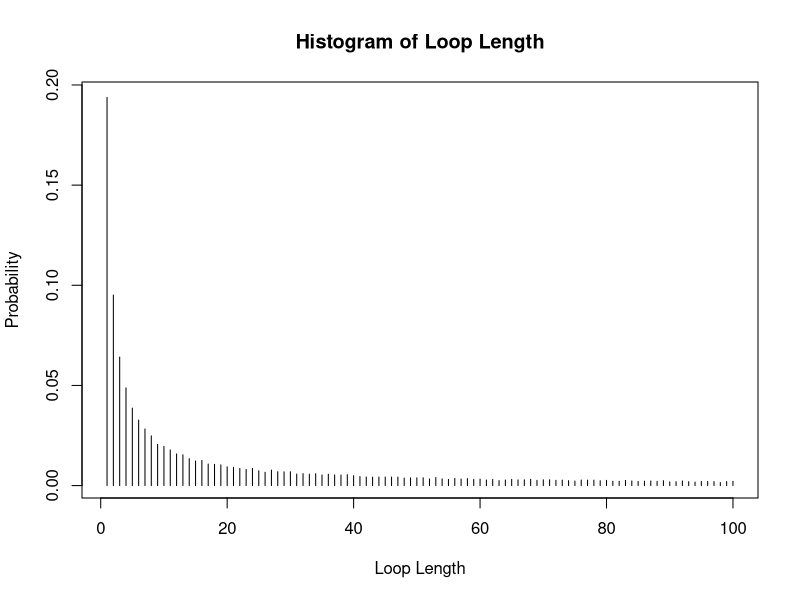

Write the R code that produced this figure.
# Contributors:
# Qunoot Khaleeq_s2314595, Morgan Gallagher_s2463128, Banan Alharthi_s2451066

# repo: https://github.com/qunoot-k/Practical2.git

# Contribution:
# Qunoot - Implement strategy 1, 2, Pone for strategy 1, 2, Pall for strategy 1
# Morgan - Implement strategy 3, Pone for strategy 3, Pall for strategy 2 and 3, 
      #example code for each strategy n=5 and n=50, wrote remarks on results 
# Banan - created dloop function and ran the example and plot

strategy_one <- function(n, k, card){

	# Calculate the probability (0 or 1) a prisoner finds their number 
	# in 2n boxes given n tries, starting with box number k, the prisoner's number

	# Input: 
	# n - number of tries/max boxes prisoner can open
	# k - prisoner's number
	# card - vector of unique random generated numbers of length 2n  

	# Output:
	# success - 1 if the prisoner finds the number, 0 otherwise
	
  box <- c(k)
  success = 0
  for (i in 1:n) {
    if (card[box] == k) {success = 1; break} 
		box <- card[box]}
  return(success)
  }

strategy_two <- function(n, k, card){

        # Calculate the probability (0 or 1) a prisoner finds their number
        # in 2n boxes given n tries, starting with a random box number.
	      # If a card contains a number of a box previously opened, it is failure 

        # Input:
        # n - number of tries/max boxes prisoner can open
        # k - prisoner's number
        # card - vector of unique random generated numbers of length 2n

        # Output:
        # success - 1 if the prisoner finds the number, 0 otherwise

  box <- sample(1:(2*n),1)
  success = 0
  for (i in 1:n) {
    current_number <- card[box[i]]
    if (current_number == k) {success = 1; break}
    else if (current_number %in% box) {break}
    box[i+1] <- current_number}
  return(success)
  }

strategy_three <- function(n, k, card){
  
  # Calculate the probability (0 or 1) a prisoner finds their number
  # Open n random boxes out of 2n
  # If none of the n random boxes contains the prisoner number, it is a failure
        
  #Input:
  # n - number of tries, or number of random boxes opened
  # k - prisoner's number
  # card - vector of unique random generated numbers of length 2n
  
  # Output:
  # success - 1 if the prisoner finds the number, 0 otherwise

  rand_boxes <- sample(1:(2*n),n)
  success = 0
  for (i in rand_boxes) {
    if (card[i] == k) {success = 1; break}}
  return(success)
  }


Pone <- function(n, k, strategy, nreps) {

	# Estimates the probability of a single prisoner 
	# succeeding in finding their number

	# Input:
	# n - number of tries/max boxes prisoner can open
	# k - prisoner's number
	# strategy - 1, 2, or 3 to be implemented
	# nreps - number of replicate simulations
  
	# Output:
	# probability of a prisoner succeeding
	
  cat("The probability of a prisoner succeeding, using strategy "
      , strategy, " is ")
  if (strategy == 1) {
    found <- sapply(1:nreps, function(x) {
      card <- sample(1:(2*n),2*n)
			strategy_one(n, k, card)})
    cat(sum(unlist(found))/nreps, "\n")}
  
  else if (strategy == 2) {
    found <- sapply(1:nreps, function(x) {
      card <- sample(1:(2*n),2*n)
      strategy_two(n, k, card)})
    cat(sum(unlist(found))/nreps, "\n")}
  
  else if (strategy == 3) {
    found <- sapply(1:nreps, function(x) {
      card <- sample(1:(2*n),2*n)
      strategy_three(n, k, card)})
    cat(sum(unlist(found))/nreps, "\n")}
}

Pall <- function(n, strategy, nreps) {

        # Estimates the probability of all prisoners
        # succeeding in finding their number to be set free

        # Input:
        # n - number of tries/max boxes prisoner can open
        # strategy - 1, 2, or 3 to be implemented
        # nreps - number of times to replicate Pone

        # Output:
        # probability of all prisoners succeeding

  cat("The probability of all prisoners succeeding, using strategy "
      , strategy, " is ")
  if (strategy == 1) {
    found <- sapply(1:nreps, function(x) {
      card <- sample(1:(2*n),2*n)
      all_success <- sapply(1:(2*n), function(y) {strategy_one(n, y, card)})
      if (length(which(unlist(all_success)==0))>0) {0} else {1}})
    cat(sum(unlist(found))/nreps, "\n")}

  else if (strategy == 2) {
    found <- sapply(1:nreps, function(x) {
      card <- sample(1:(2*n),2*n)
      all_success <- sapply(1:(2*n), function(y) {strategy_two(n, y, card)})
      if (length(which(unlist(all_success)==0))>0) {0} else {1}})
    cat(sum(unlist(found))/nreps, "\n")}
  
  else if (strategy == 3) {
    found <- sapply(1:nreps, function(x) {
      card <- sample(1:(2*n),2*n)
      all_success <- sapply(1:(2*n), function(y) {strategy_three(n, y, card)})
      if (length(which(unlist(all_success)==0))>0) {0} else {1}})
    cat(sum(unlist(found))/nreps, "\n")}
  }


nreps <- c(10000)
n <- c(5)
k <- sample(1:(2*n), 1)
cat("\n Running", 2*n,"prisoners simulation:\n")
#Estimating the individual success probabilities for n = 5 for each strategy
#Running simulation 10,000 times to get probability 
Pone(n, k, 1, nreps)
Pone(n, k, 2, nreps)
Pone(n, k, 3, nreps)

#Estimating the joint success probabilities for n = 5 for each strategy
#Running simulation 10,000 times to get probability 
Pall(n, 1, nreps)
Pall(n, 2, nreps)
Pall(n, 3, nreps)

n <- c(50)
k <- sample(1:(2*n), 1)
cat("\n Running", 2*n,"prisoners simulation:\n")
#Estimating the individual success probabilities for n = 50 for each strategy
#Running simulation 10,000 times to get probability 
Pone(n, k, 1, nreps)
Pone(n, k, 2, nreps)
Pone(n, k, 3, nreps)

#Estimating the joint success probabilities for n = 50 for each strategy
#Running simulation 10,000 times to get probability 
Pall(n, 1, nreps)
Pall(n, 2, nreps)
Pall(n, 3, nreps)


#Results: 
#What's surprising is that there is a little over 30% chance that all prisoners
#will go free if they implement strategy 1. All strategies have a positive  
#probability under Pone but strategies 2 and 3 seem to be ineffective under Pall 
#heading towards probability 0 of success. Strategy 1 continues to have a  
#surprisingly consistent/high probability compared to the others under Pall. 

#The probability of strategy 1 using Pall is interesting. Because we would 
#expect the event of one prisoner going in and using strategy 1 to be 
#independent of the next prisoner. But this is not the case because Pall using  
#strategy 1 has a probability of about 0.3, and not 0. If the events were  
#independent we would expect Pall to be (Pone*Pone*Pone...*Pone) n times, so 
#(0.5)^n = 0, which is not true according to the simulations. So the event of 
#one prisoner going in and implementing strategy 1 is not independent of another
#going in and also implementing strategy 1. 


# To look further into this matter, dloop function will be created to calculate 
# the probabilities of each length of the nested loop of cards and boxes 
# occurring until it's equal to k.

dloop <- function(n,nreps) {
  
  # Simulate nreps trials of a 2n vector that represents cards inside boxes  
  # and estimate the probabilities for each length of the nested loops 
  # being equal to the initial box k
  
  # Input:
  # n - half of the number of cards and boxes in each trial
  # nreps - number of trials simulated
  
  # Output:
  # v - 2n-vector of probabilities of each length of the nested loops occurring
  
  v <- array(0,2*n)                     # initiating 2n-vector
  
  for (rep in 1:nreps) {
    u <- sample(1:(2*n),2*n)            # card shuffle
    c <- array(0,2*n)                   # loop length counter vector
    for (i in 1:(2*n)) {
      k <- u[i]                         # initial box
      l <- k                            # variable to hold nested values
      for (j in 1:(2*n)) {
        if (u[l] == k) {c[j] <- c[j] + 1; break} 
        l <- u[l]}}
    c <- c/c(1:(2*n))                   # no. of loop lengths for a card shuffle
    v <- v + c}                         # sum of loop lengths nreps trials
  
  v <- v/(sum(v)); return(v)            # calculate the probabilities
  }    

n <- 50; nreps <- 10000
cat("\n Running the nested loops simulation for n =",n,": \n")
v <- dloop(n,nreps)
cat("The probability of no nested loops longer than 50 is",sum(v[1:n]),"\n")
plot(v,type="h", 
     main="Histogram of Loop Length", xlab="Loop Length", ylab="Probability")

#The simulation suggests there's around 85% chance of finding loops shorter than
#n, which supports our argument of using strategy 1 in the prisoner simulation.
